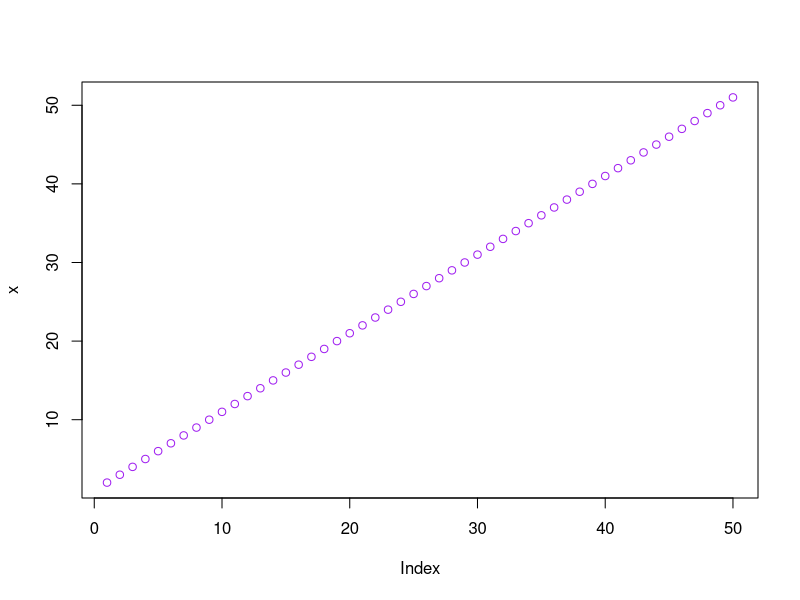
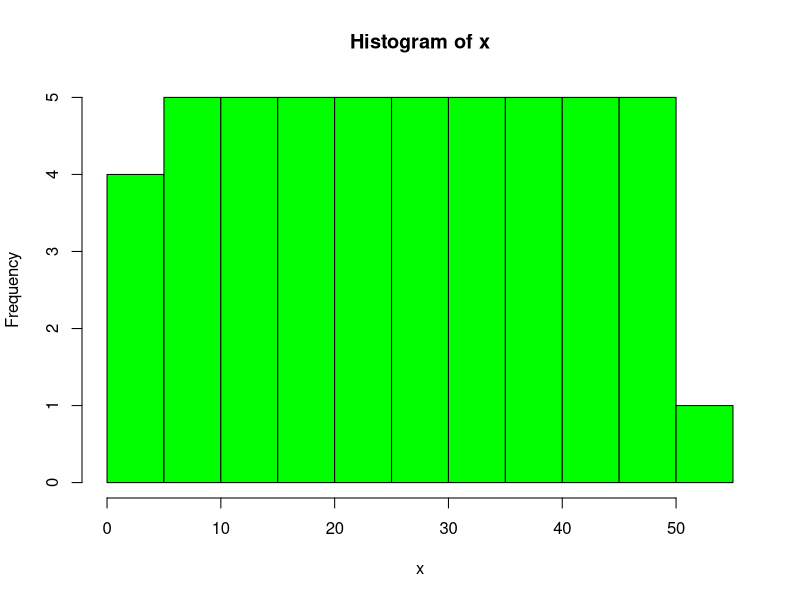
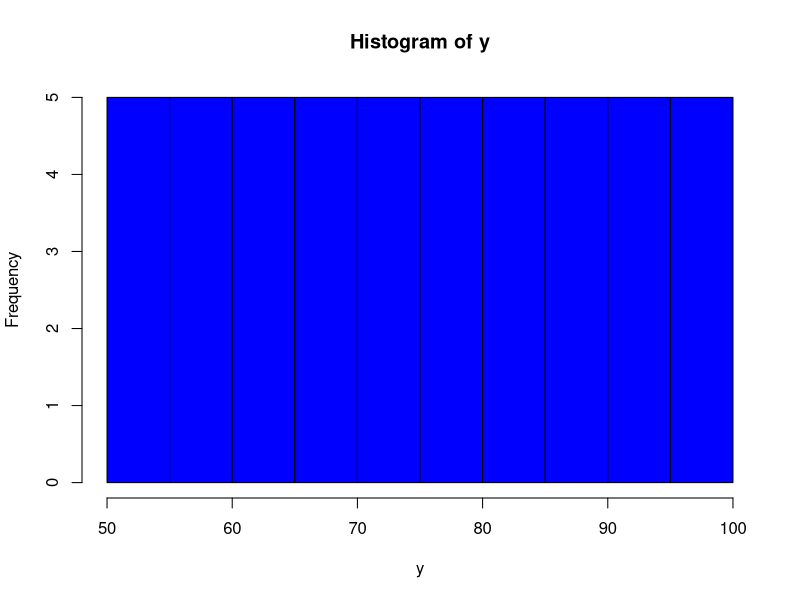
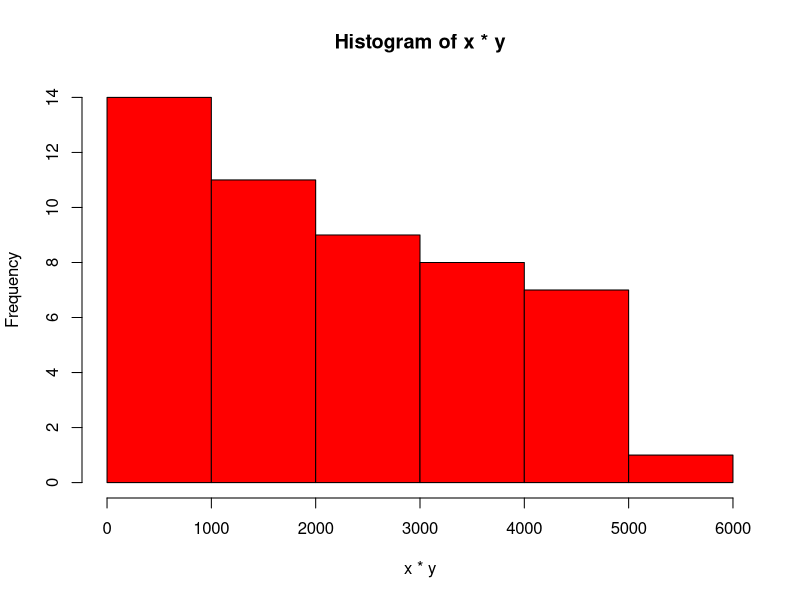
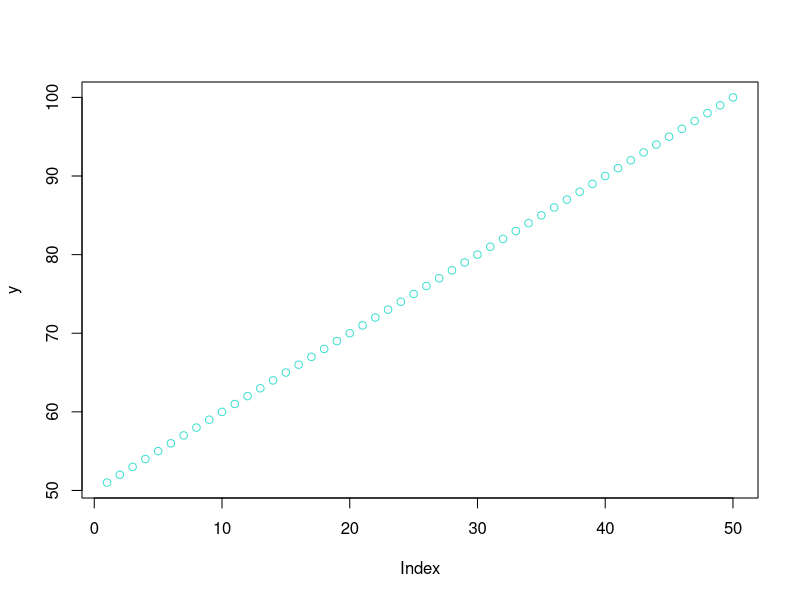
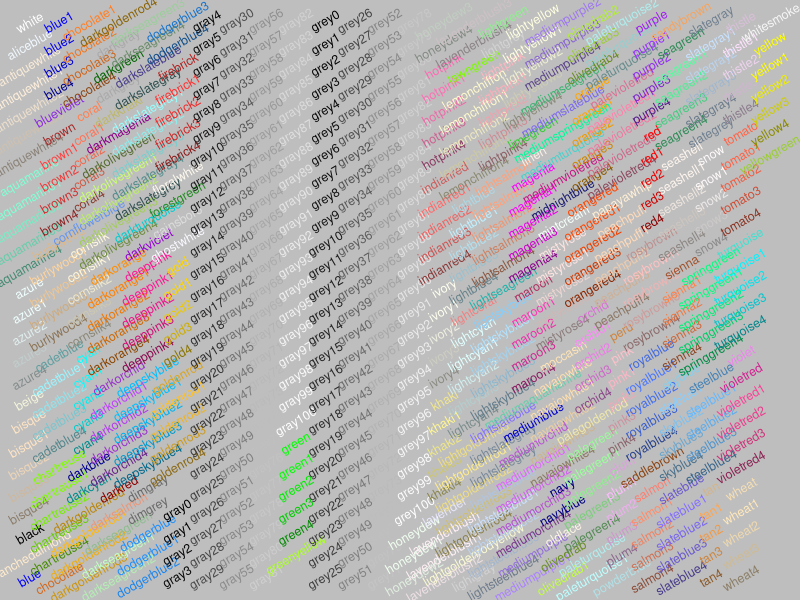
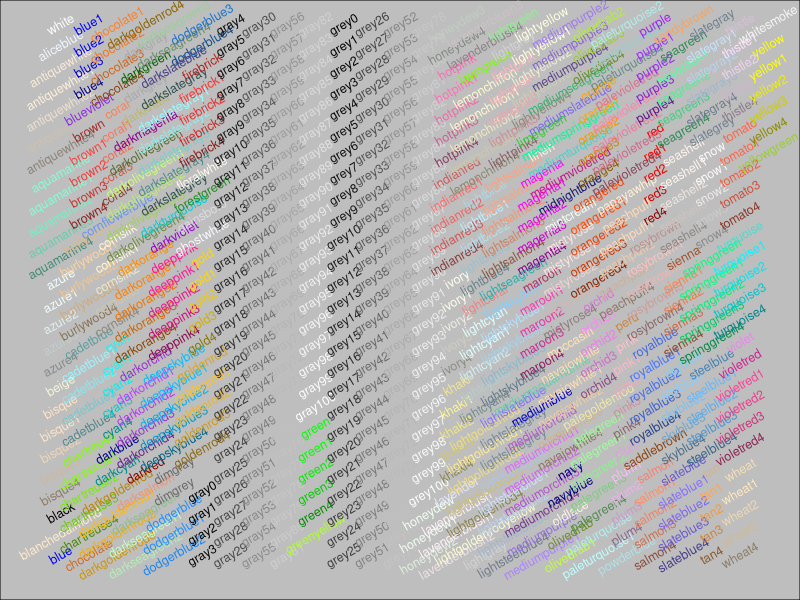
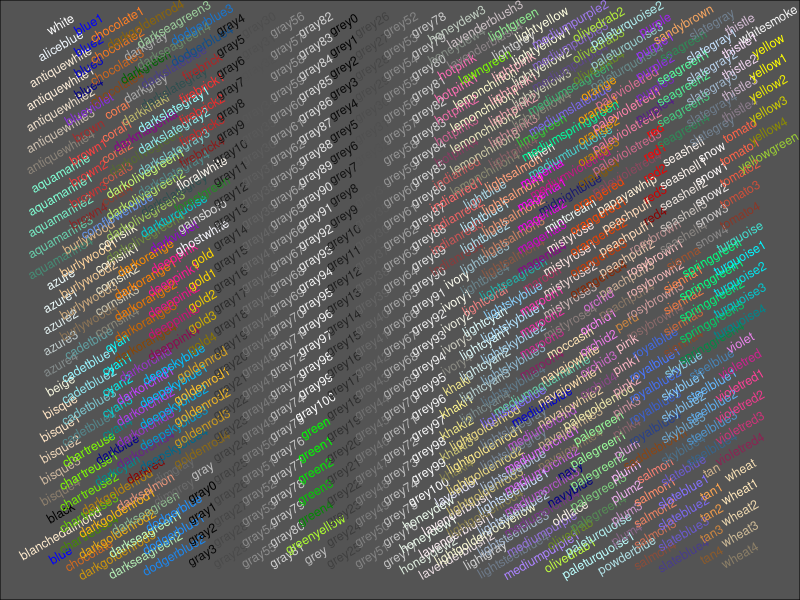

R code for these plots, in order:
## ---- chunk 1
x <- c(2:51)

x[3]

plot(x, col = "purple")

y <- c(51:100)

x + y 

x*y

x-y

x-y*y

hist(x, col = "green")
hist(y, col = "blue")
hist(x*y, col = "red")
plot(y, col = "turquoise")

## ---- chunk 2
?col2rgb
demo("colors")
